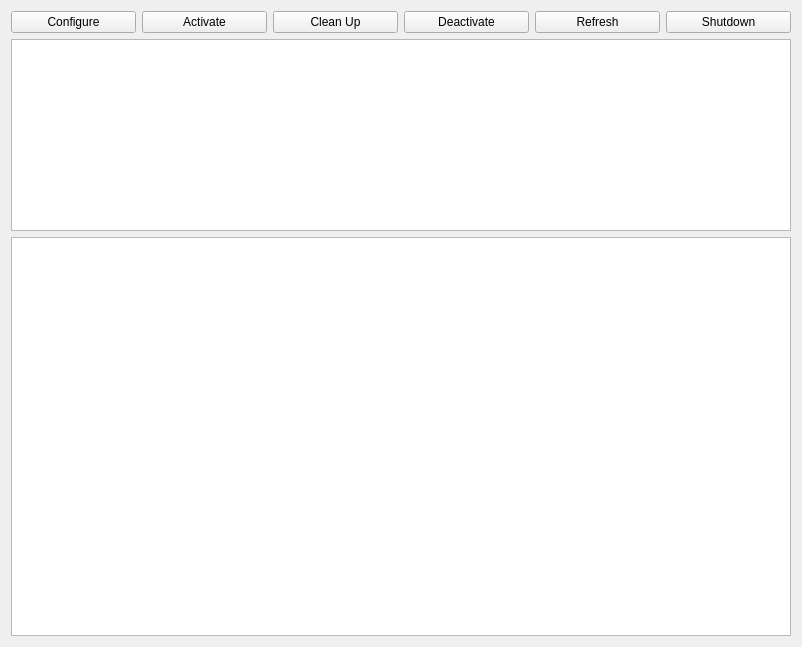
<?xml version="1.0" encoding="UTF-8"?>
<ui version="4.0">
 <class>RosLifecycleManager</class>
 <widget class="QWidget" name="RosLifecycleManager">
  <property name="geometry">
   <rect>
    <x>0</x>
    <y>0</y>
    <width>802</width>
    <height>647</height>
   </rect>
  </property>
  <property name="windowTitle">
   <string>Lifecycle Manager</string>
  </property>
  <layout class="QVBoxLayout" name="verticalLayout" stretch="0,0,0">
   <item>
    <layout class="QHBoxLayout" name="horizontalLayoutActions">
     <item>
      <widget class="QPushButton" name="pushConfigureObj">
       <property name="text">
        <string>Configure</string>
       </property>
      </widget>
     </item>
     <item>
      <widget class="QPushButton" name="pushActivateObj">
       <property name="text">
        <string>Activate</string>
       </property>
      </widget>
     </item>
     <item>
      <widget class="QPushButton" name="pushCleanObj">
       <property name="text">
        <string>Clean Up</string>
       </property>
      </widget>
     </item>
     <item>
      <widget class="QPushButton" name="pushDeactivateObj">
       <property name="text">
        <string>Deactivate</string>
       </property>
      </widget>
     </item>
     <item>
      <widget class="QPushButton" name="pushRefresh">
       <property name="text">
        <string>Refresh</string>
       </property>
      </widget>
     </item>
     <item>
      <widget class="QPushButton" name="pushShutdownObj">
       <property name="text">
        <string>Shutdown</string>
       </property>
      </widget>
     </item>
    </layout>
   </item>
   <item>
    <layout class="QHBoxLayout" name="horizontalLayoutNodeList">
     <item>
      <widget class="QListWidget" name="lifecycleNodeList"/>
     </item>
    </layout>
   </item>
   <item>
    <widget class="QGraphicsView" name="graphicsViewObj">
     <property name="sizePolicy">
      <sizepolicy hsizetype="Minimum" vsizetype="Minimum">
       <horstretch>150</horstretch>
       <verstretch>150</verstretch>
      </sizepolicy>
     </property>
     <property name="renderHints">
      <set>QPainter::Antialiasing|QPainter::HighQualityAntialiasing|QPainter::SmoothPixmapTransform|QPainter::TextAntialiasing</set>
     </property>
     <property name="resizeAnchor">
      <enum>QGraphicsView::AnchorViewCenter</enum>
     </property>
    </widget>
   </item>
  </layout>
 </widget>
 <resources/>
 <connections/>
</ui>
